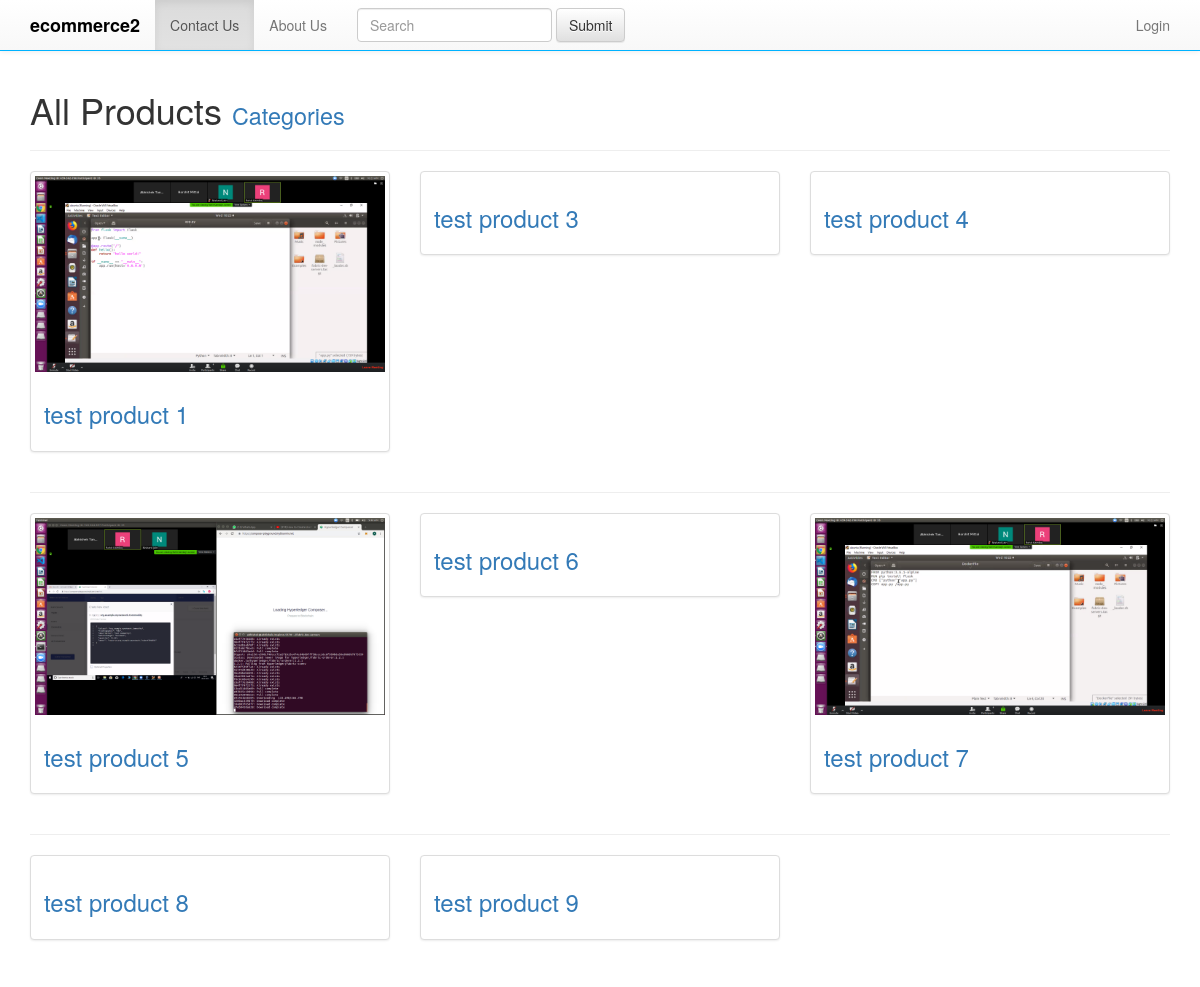
The app's page /product/ with its own data.
### products/models.py (models this page shows, shortened)
class Product(models.Model):
    title = models.CharField(max_length=120)
    description = models.TextField(blank = True,null = True)
    active = models.BooleanField(default = True)
    price = models.DecimalField(decimal_places = 2,max_digits=6)
    categories = models.ManyToManyField('Category',blank=True)
    default = models.ForeignKey('Category',related_name='default_category',null=True,blank=True,on_delete=models.CASCADE)
    objects = ProductManager()
    def __str__(self):
        return self.title
    def get_image_url(self):
        print(self)
        img = self.productimage_set.first()
        if img:
            return img.image.url
        return img

class ProductImage(models.Model):
    product=models.ForeignKey(Product,on_delete=models.CASCADE)
    image = models.ImageField(upload_to=image_upload_to)

### products/views.py (the view, shortened to what this page needs)
# urls.py: path('',views.ProductListView.as_view(template_name="products/listview.html"),name="productlistview"),
class ProductListView(ListView):
    model=Product
    queryset = Product.objects.ru()
    context_object_name = 'dhj'
    def get_context_data(self,*args, **kwargs):
        context = super(ProductListView,self).get_context_data(*args ,**kwargs)
        context["now"] = timezone.now()
        return context
    def get_queryset(self,*args,**kwargs):
        qs = super(ProductListView, self).get_queryset(*args,**kwargs)
        query = self.request.GET.get("q")
        return qs

### products/templates/products/listview.html
{% extends 'products/base.html' %}
{% block content %}
<h1>All Products <small><a href="{% url 'category-list'  %}">Categories</a> </small></h1><hr>
<div class="row">
    {% for item in object_list %}
        <div class="col-xs-4">
            <div class="thumbnail">
                    {% if item.get_image_url %}
                    <a href="{% url 'prod-detailclass' pk=item.id  %}">
                        <img src="{{ item.get_image_url }}" class="img-responsive" alt="" /></a>
                    {% endif %}
                <div class="caption">
                    <h3><a href="{% url 'prod-detailclass' pk=item.id  %}">{{ item.title }}</a><br></h3>
                </div>
            </div>
        </div>
        {% cycle '' '' '</div><hr><div class="row">' %}
    {% endfor %}
</div>
{% endblock %}

### products/static/products/navbar.css (style rules this page uses)
body { min-height: 1000px; }

### records on screen
Product: get_image_url (picture), title "test product 1"
Product: title "test product 3"
Product: title "test product 4"
Product: get_image_url (picture), title "test product 5"
Product: title "test product 6"
Product: get_image_url (picture), title "test product 7"
Product: title "test product 8"
Product: title "test product 9"
